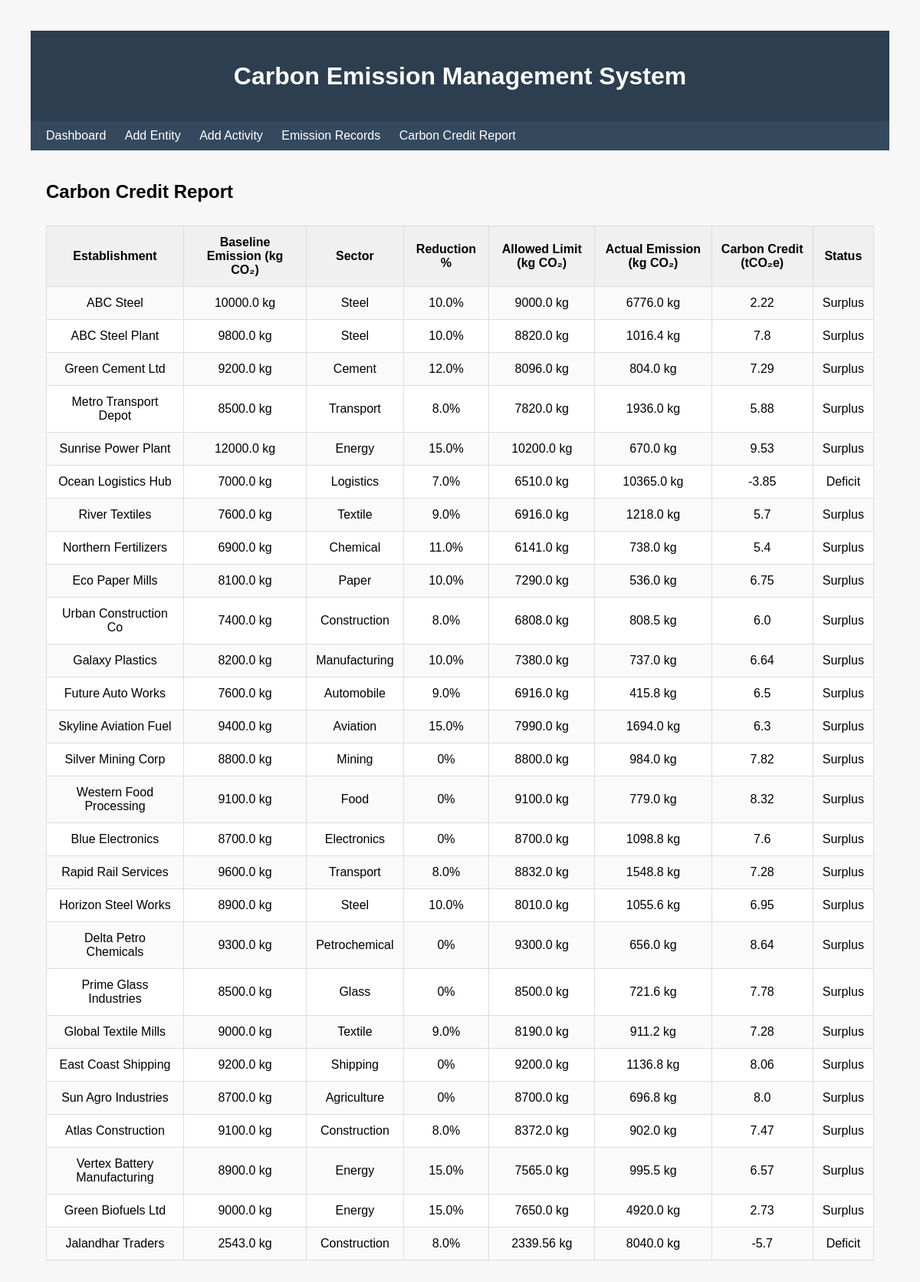
Screenshot of /report with the database file from the repository.
### tables this page shows
CREATE TABLE Establishment (    est_id INTEGER PRIMARY KEY AUTOINCREMENT,    est_name TEXT NOT NULL,    est_type TEXT,    location TEXT);

### app.py (the view)
@app.route("/report")
def report():
    with sqlite3.connect("cc.db") as conn:
        conn.row_factory = sqlite3.Row
    rows = conn.execute("""
    SELECT
 e.est_name,
 e.est_type AS sector,

 COALESCE(b.baseline_emission_kg,0) AS baseline_emission_kg,

 COALESCE(rp.reduction_percent,0) AS reduction_percent,

 ROUND(COALESCE(SUM(er.emission_kg),0),2) AS actual_emission,

 ROUND(COALESCE(b.baseline_emission_kg,0) *
 (1 - COALESCE(rp.reduction_percent,0)/100.0),2) AS allowed_limit,

 ROUND(
 (
 COALESCE(b.baseline_emission_kg,0) *
 (1 - COALESCE(rp.reduction_percent,0)/100.0)
 -
 COALESCE(SUM(er.emission_kg),0)
 )/1000.0,2) AS carbon_credit

FROM Establishment e

LEFT JOIN Baseline_Emission b
ON e.est_id = b.est_id

LEFT JOIN (SELECT DISTINCT sector, reduction_percent FROM Reduction_Policy) rp
ON e.est_type = rp.sector

LEFT JOIN Activity_Data ad
ON e.est_id = ad.est_id

LEFT JOIN Emission_Record er
ON ad.activity_id = er.activity_id

GROUP BY e.est_id;
    """).fetchall()
    data = []
    for r in rows:
        credit = r["carbon_credit"] if r["carbon_credit"] is not None else 0
        if credit > 0:
            status = "Surplus"
        elif credit < 0:
            status = "Deficit"
        else:
            status = "Neutral"
        data.append({
          "name": r["est_name"],
          "sector": r["sector"],
          "reduction": r["reduction_percent"] or 0,
          "baseline": r["baseline_emission_kg"],
          "allowed": r["allowed_limit"],
          "actual": r["actual_emission"],
          "credit": round(credit,2),
          "status": status
         })
    return render_template("report.html", rows=data)

### templates/report.html
{% extends "base.html" %}
{% block content %}
<h2>Carbon Credit Report</h2>
<table border="1">
<tr>
<th>Establishment</th>
<th>Baseline Emission (kg CO₂)</th>
<th>Sector</th>
<th>Reduction %</th>
<th>Allowed Limit (kg CO₂)</th>
<th>Actual Emission (kg CO₂)</th>
<th>Carbon Credit (tCO₂e)</th>
<th>Status</th>
</tr>
{% for r in rows %}
<tr>
<td>{{ r.name }}</td>
<td>{{ r.baseline }} kg</td>
<td>{{ r.sector }}</td>
<td>{{ r.reduction }}%</td>
<td>{{ r.allowed }} kg</td>
<td>{{ r.actual }} kg</td>
<td>{{ r.credit }}</td>
<td>{{ r.status }}</td>
</tr>
{% endfor %}
</table>
{% endblock %}

### static/style.css (style rules this page uses)
body { font-family: Arial , sans-serif; background:#f7f7f7; margin: 40px;; }
h1, h2 { margin-bottom: 20px; }
table { width:100%; border-collapse:collapse; background:white; margin-top: 30px; }
table th, table td { border:1px solid #ddd; padding:12px; text-align: center; }
th { background: #f0f0f0; }
tr:nth-child(even) { background: #fafafa; }

### rows the page displays
Establishment: name "ABC Steel", baseline "10000.0", sector "Steel", reduction "10.0", allowed "9000.0", actual "6776.0", credit "2.22", status "Surplus"
Establishment: name "ABC Steel Plant", baseline "9800.0", sector "Steel", reduction "10.0", allowed "8820.0", actual "1016.4", credit "7.8", status "Surplus"
Establishment: name "Green Cement Ltd", baseline "9200.0", sector "Cement", reduction "12.0", allowed "8096.0", actual "804.0", credit "7.29", status "Surplus"
Establishment: name "Metro Transport Depot", baseline "8500.0", sector "Transport", reduction "8.0", allowed "7820.0", actual "1936.0", credit "5.88", status "Surplus"
Establishment: name "Sunrise Power Plant", baseline "12000.0", sector "Energy", reduction "15.0", allowed "10200.0", actual "670.0", credit "9.53", status "Surplus"
Establishment: name "Ocean Logistics Hub", baseline "7000.0", sector "Logistics", reduction "7.0", allowed "6510.0", actual "10365.0", credit "-3.85", status "Deficit"
Establishment: name "River Textiles", baseline "7600.0", sector "Textile", reduction "9.0", allowed "6916.0", actual "1218.0", credit "5.7", status "Surplus"
Establishment: name "Northern Fertilizers", baseline "6900.0", sector "Chemical", reduction "11.0", allowed "6141.0", actual "738.0", credit "5.4", status "Surplus"
Establishment: name "Eco Paper Mills", baseline "8100.0", sector "Paper", reduction "10.0", allowed "7290.0", actual "536.0", credit "6.75", status "Surplus"
Establishment: name "Urban Construction Co", baseline "7400.0", sector "Construction", reduction "8.0", allowed "6808.0", actual "808.5", credit "6.0", status "Surplus"
Establishment: name "Galaxy Plastics", baseline "8200.0", sector "Manufacturing", reduction "10.0", allowed "7380.0", actual "737.0", credit "6.64", status "Surplus"
Establishment: name "Future Auto Works", baseline "7600.0", sector "Automobile", reduction "9.0", allowed "6916.0", actual "415.8", credit "6.5", status "Surplus"
Establishment: name "Skyline Aviation Fuel", baseline "9400.0", sector "Aviation", reduction "15.0", allowed "7990.0", actual "1694.0", credit "6.3", status "Surplus"
Establishment: name "Silver Mining Corp", baseline "8800.0", sector "Mining", reduction "0", allowed "8800.0", actual "984.0", credit "7.82", status "Surplus"
Establishment: name "Western Food Processing", baseline "9100.0", sector "Food", reduction "0", allowed "9100.0", actual "779.0", credit "8.32", status "Surplus"
Establishment: name "Blue Electronics", baseline "8700.0", sector "Electronics", reduction "0", allowed "8700.0", actual "1098.8", credit "7.6", status "Surplus"
Establishment: name "Rapid Rail Services", baseline "9600.0", sector "Transport", reduction "8.0", allowed "8832.0", actual "1548.8", credit "7.28", status "Surplus"
Establishment: name "Horizon Steel Works", baseline "8900.0", sector "Steel", reduction "10.0", allowed "8010.0", actual "1055.6", credit "6.95", status "Surplus"
Establishment: name "Delta Petro Chemicals", baseline "9300.0", sector "Petrochemical", reduction "0", allowed "9300.0", actual "656.0", credit "8.64", status "Surplus"
Establishment: name "Prime Glass Industries", baseline "8500.0", sector "Glass", reduction "0", allowed "8500.0", actual "721.6", credit "7.78", status "Surplus"
Establishment: name "Global Textile Mills", baseline "9000.0", sector "Textile", reduction "9.0", allowed "8190.0", actual "911.2", credit "7.28", status "Surplus"
Establishment: name "East Coast Shipping", baseline "9200.0", sector "Shipping", reduction "0", allowed "9200.0", actual "1136.8", credit "8.06", status "Surplus"
Establishment: name "Sun Agro Industries", baseline "8700.0", sector "Agriculture", reduction "0", allowed "8700.0", actual "696.8", credit "8.0", status "Surplus"
Establishment: name "Atlas Construction", baseline "9100.0", sector "Construction", reduction "8.0", allowed "8372.0", actual "902.0", credit "7.47", status "Surplus"
Establishment: name "Vertex Battery Manufacturing", baseline "8900.0", sector "Energy", reduction "15.0", allowed "7565.0", actual "995.5", credit "6.57", status "Surplus"
Establishment: name "Green Biofuels Ltd", baseline "9000.0", sector "Energy", reduction "15.0", allowed "7650.0", actual "4920.0", credit "2.73", status "Surplus"
Establishment: name "Jalandhar Traders", baseline "2543.0", sector "Construction", reduction "8.0", allowed "2339.56", actual "8040.0", credit "-5.7", status "Deficit"
